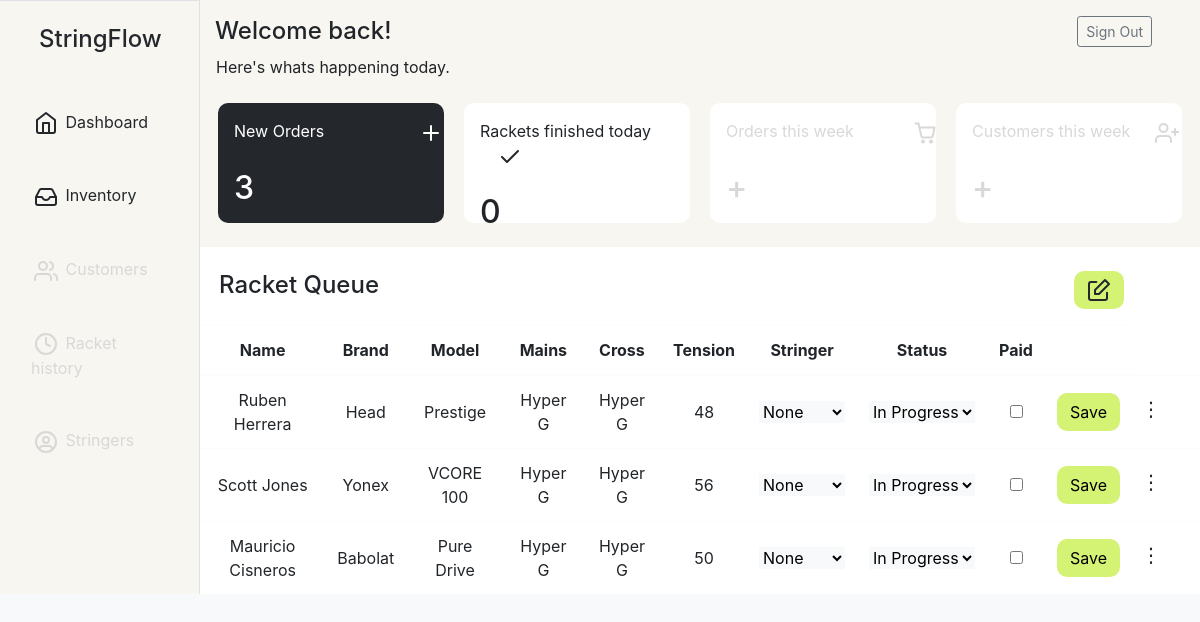
The page /racket (signed in) on the database its author committed.
### main.py (models this page shows, shortened)
class RacketForm(db.Model):
    id = db.Column(db.Integer, primary_key=True)
    player_name = db.Column(db.String(80), unique=False, nullable=False)
    stringer = db.Column(db.String(80), unique=False, nullable=True)
    phone_number = db.Column(db.String(80), unique=False, nullable=False)
    racket_brand = db.Column(db.String(120), unique=False, nullable=False)
    racket_model = db.Column(db.String(80), unique=False, nullable=False)
    string_main = db.Column(db.String(80), unique=False, nullable=False)
    string_cross = db.Column(db.String(80), unique=False, nullable=False)
    tension = db.Column(db.Integer, unique=False, nullable=False)
    status = db.Column(db.String(80), unique=False, nullable=False)
    payment = db.Column(db.Boolean, unique=False, nullable=False)
    created_on = db.Column(DateTime(timezone=False), server_default=func.now())
    updated_on = db.Column(DateTime(timezone=False), server_default=func.now(), onupdate=func.now())

### main.py (the view, shortened to what this page needs)
@app.route("/racket", methods= ["GET", "POST"])
@login_required
def rackets():
    if request.method == "GET":
        finished_today = RacketForm.query.filter(func.date(RacketForm.updated_on) == date.today(), RacketForm.status == "Finished").count()
        orders_today = RacketForm.query.filter(func.date(RacketForm.created_on) == date.today()).count()
        rackets = RacketForm.query.order_by(RacketForm.status.desc(), RacketForm.created_on.desc()).all()
        return render_template("racket_queue.html", rackets=rackets, orders_today=orders_today, finished_today=finished_today)

### main.py (called while the page is built)
@login_manager.user_loader
def load_user(user_id):
    return User.query.get(int(user_id))

### templates/racket_queue.html (shortened to what this page needs)
<!DOCTYPE html>
<html>
  <head>
    <link rel="stylesheet" href="https://cdn.jsdelivr.net/npm/bootstrap@4.3.1/dist/css/bootstrap.min.css">
    <link
      rel="stylesheet"
      href="https://stackpath.bootstrapcdn.com/font-awesome/4.7.0/css/font-awesome.min.css"
    />
  </head>
  <body class="bg-light">
  <div class="container-fluid">
    <div class="row">
      <nav class="col-md-2 d-none d-md-block sidebar border-right border-top" style="background-color:#F7F6F1">
        <h4 class="text-center p-4" style="color:#24282C">StringFlow</h4>
        <div class="sidebar-sticky">
          <ul class="nav flex-column">
            <li class="nav-item my-3">
              <a class="nav-link active" href="{{ url_for('rackets') }}"  style="color:#24282C;">
                Dashboard <span class="sr-only">(current)</span>
              </a>
            </li>
            <li class="nav-item my-3">
              <a class="nav-link"  href="{{ url_for('inventory') }}" style="color:#24282C">
                Inventory
              </a>
            </li>
            <li class="nav-item my-3">
              <a class="nav-link" h ref="{{ url_for('customers') }}" style="color:#d8d8d8">
                Customers
              </a>
            </li>
            <li class="nav-item my-3">
              <a class="nav-link" h ref="{{ url_for('history') }}" style="color:#d8d8d8">
                <svg xmlns="http://www.w3.org/2000/svg" width="30" height="24" viewBox="0 0 24 24" fill="none" stroke="#d8d8d8" stroke-width="2" stroke-linecap="round" stroke-linejoin="round"><circle cx="12" cy="12" r="10"></circle><polyline points="12 6 12 12 16 14"></polyline></svg>
                Racket history
              </a>
            </li>
            <li class="nav-item my-3">
              <a class="nav-link" h ref="{{ url_for('stringers') }}" style="color:#d8d8d8">
                <svg xmlns="http://www.w3.org/2000/svg" width="30" height="24" viewBox="0 0 24 24" fill="none" stroke="#d8d8d8" stroke-width="2" stroke-linecap="round" stroke-linejoin="round"><path d="M5.52 19c.64-2.2 1.84-3 3.22-3h6.52c1.38 0 2.58.8 3.22 3"/><circle cx="12" cy="10" r="3"/><circle cx="12" cy="12" r="10"/></svg>
                Stringers
              </a>
            </li>
          </ul>
        </div>
      </nav>
        <main role="main" class="col-md-9 ml-sm-auto col-lg-10 p-0">
          <div class="d-flex justify-content-between flex-wrap flex-md-nowrap align-items-center pt-3"  style="background-color: #F7F6F1">
            <h4 class="col-8 sh4 ">Welcome back!</h4>
            <div class="btn-toolbar pb-2 mb-md-0">
              <div class="mr-5">
                <a class="btn btn-sm btn-outline-secondary" href="{{ url_for('logout') }}" >Sign Out</a>
              </div>
            </div>
          </div>
          <div class="pl-3" style="background-color: #F7F6F1;">
            <span> Here's whats happening today.</span>
          </div>
          <div class="container m-0">
            <div class="row py-4 px-2" style="background-color: #F7F6F1">
              <div class="col-sm dash-main">
                New Orders
                <svg style="position: relative; left: 90px;" xmlns="http://www.w3.org/2000/svg" width="24" height="24" viewBox="0 0 24 24" fill="none" stroke="#ffffff" stroke-width="2" stroke-linecap="round" stroke-linejoin="round"><line x1="12" y1="5" x2="12" y2="19"></line><line x1="5" y1="12" x2="19" y2="12"></line></svg>
                <div>
                  <br>
                  <h2>{{orders_today}}</h2>
                </div>
              </div>
              <div class="col-sm dash">
                Rackets finished today
                <svg style="position: relative; left: 18px;" xmlns="http://www.w3.org/2000/svg" width="24" height="24" viewBox="0 0 24 24" fill="none" stroke="#24282C" stroke-width="2" stroke-linecap="round" stroke-linejoin="round"><polyline points="20 6 9 17 4 12"></polyline></svg>
                <div>
                  <br>
                  <h2>{{finished_today}}</h2>
                </div>
              </div>
              <div class="col-sm dash" style="color: #d8d8d8">
                Orders this week
                <div>
                  <br>
                  <h2>+</h2>
                </div>
              </div>
              <div class="col-sm dash" style="color: #d8d8d8">
                Customers this week
                <div>
                  <br>
                  <h2>+</h2>
                </div>
              </div>
            </div>
          </div>
          <div class="container m-0 py-3" style="background-color: white">
            <div class="row pl-1 pt-2">
              <div class="col-10">
                <h4>Racket Queue</h4>
              </div>
              <div class="col-2">
                <button type="button" class="btn fa prpbtn" data-toggle="modal" data-target="#entryform" style="color: white; border-radius: 10px; position: relative; left: 25px;">
                </button>
              </div>
            </div>
          </div>
            <div class="table-responsive">
            <table class="table table-light table-hover w-100 d-block d-md-table" style="width: 1200px; margin:auto ; background-color: white" id="queue">
              <thead>
                <tr class="text-center">
                  <th scope="col">Name</th>
                  <th scope="col">Brand</th>
                  <th scope="col">Model</th>
                  <th scope="col">Mains</th>
                  <th scope="col">Cross</th>
                  <th scope="col">Tension</th>
                  <th scope="col">Stringer</th>
                  <th scope="col">Status</th>
                  <th scope="col">Paid</th>
                  <th scope="col"></th>
                </tr>
              </thead>
              <tbody>
                  {% for racket in rackets %}
                      <tr class="text-center">
                        <form action="/racket/{{ racket.id}}" method="POST">
                          <td class="align-middle">{{racket.player_name}}</td>
                          <td class="align-middle">{{racket.racket_brand}}</td>
                          <td class="align-middle">{{racket.racket_model}}</td>
                          <td class="align-middle">{{racket.string_main}}</td>
                          <td class="align-middle">{{racket.string_cross}}</td>
                          <td class="align-middle">{{racket.tension}}</td>
                          <td class="align-middle">
                            <select value="{{racket.stringer}}" name="stringer" class="select-picker bg-light border-0">
                              <option value="" {% if racket.stringer==None %} selected {% endif %}>None</option>
                            </select>
                          </td>
                          <td class="align-middle">
                            <select value="{{racket.status}}" class="select-picker bg-light border-0" name="status">
                              <option {% if racket.status=="In Progress" %} selected {% endif %} value="In Progress">In Progress</option>
                            </select>
                          </td>
                          <td class="align-middle">
                              <input class="checkbox-custom"  type="checkbox" name="paid" {% if racket.payment==True %} checked {% endif %}></input>
                          </td>
                          <td class="align-middle">
                           <button type="submit" class="btn prpbtn">Save</a>
                          </td>
                           <td style="width: 60px">
                            <div class="dropdown show">
                              <a class="btn btn-secondary dropdown-toggle" href="#" role="button" id="dropdownMenuLink" data-toggle="dropdown" aria-haspopup="true" aria-expanded="false" style="border: 0px; background-color: white; color:#24282C; font-size:20px; position: relative; right: 15px;">&#x22EE</a>
                            </div>
                            </td>
                        </form>
                      </tr>
                  {% endfor %}
              </tbody>
            </table>
          </div>
    </body>
</html>

### templates/racket_queue.html (style rules this page uses)
.prpbtn { background-color: #D4F274; color: black; border-radius: 10px; }
.dash { background-color: white; border-radius: 10px; padding: 16px; margin-left: 10px; margin-right: 10px; height: 120px }
.dash-main { background-color: #24282C; color: white; border-radius: 10px; padding: 16px; margin-left: 10px; margin-right: 10px; height: 120px }
.dropdown-toggle::after { content: none; }
.checkbox-custom { accent-color: #D4F274; }

### rows shown on the page
RacketForm: player_name "Ruben Herrera", racket_brand "Head", racket_model "Prestige", string_main "Hyper G", string_cross "Hyper G", tension "48", stringer "None", status "In Progress"
RacketForm: player_name "Scott Jones", racket_brand "Yonex", racket_model "VCORE 100", string_main "Hyper G", string_cross "Hyper G", tension "56", stringer "None", status "In Progress"
RacketForm: player_name "Mauricio Cisneros", racket_brand "Babolat", racket_model "Pure Drive", string_main "Hyper G", string_cross "Hyper G", tension "50", stringer "None", status "In Progress"

### other values the page prints
{{ orders_today }} "3"
{{ finished_today }} "0"
